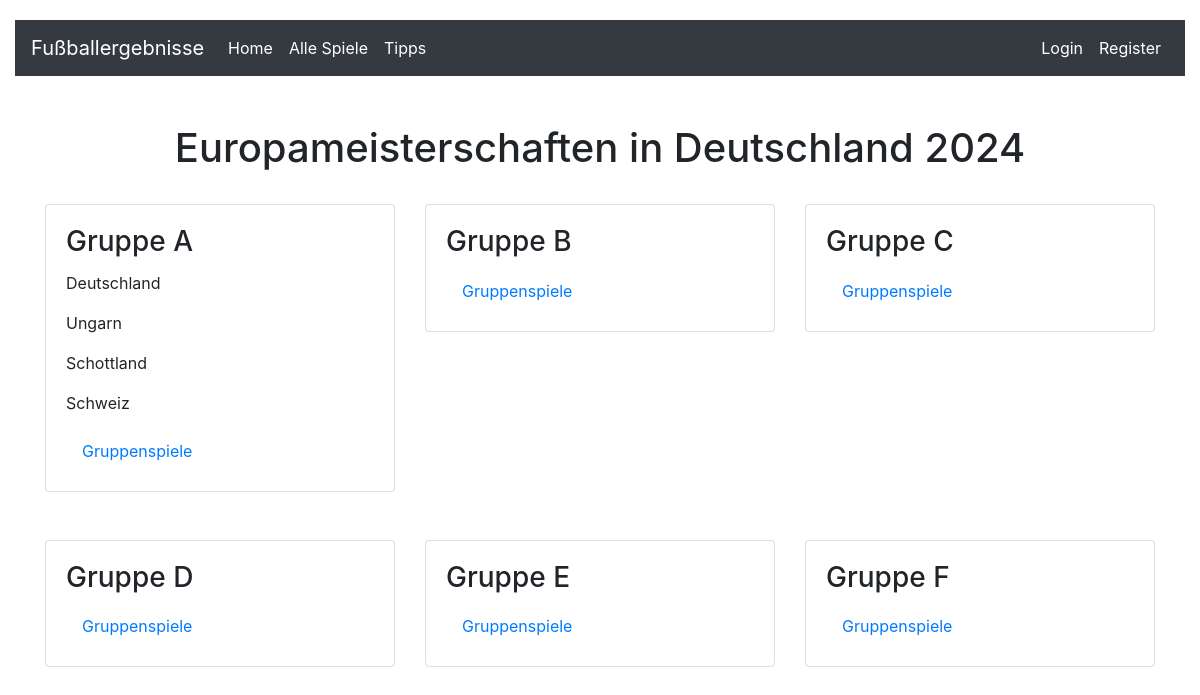
The app's page /, older data.
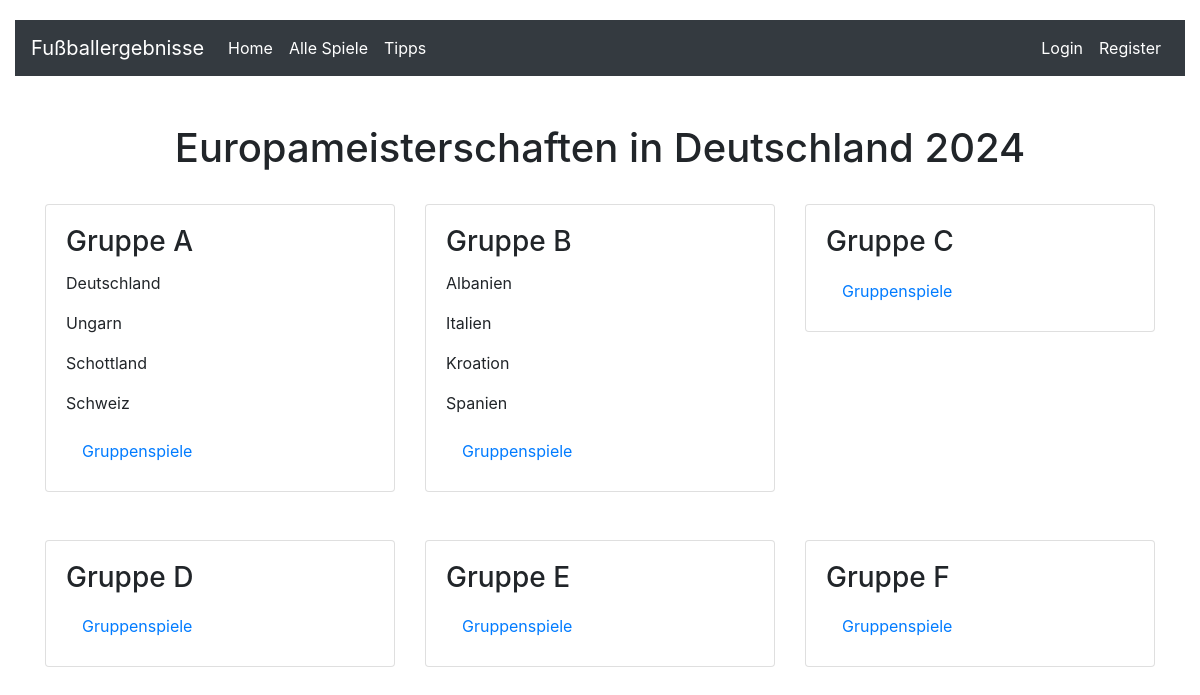
The same page, newer data.
### em_tipps_verwalten/models.py (models this page shows, shortened)
class Gruppen(models.Model):
    gruppen_id = models.AutoField(primary_key=True),
    gruppen_name = models.CharField(max_length=50)
    def __str__(self) -> str:
        return self.gruppen_name

class Mannschaften(models.Model):
    mannschaft_id = models.AutoField(primary_key=True)
    mannschaft_name = models.CharField(max_length=100)
    land_id = models.ForeignKey(Laender, models.DO_NOTHING)
    gruppen_id = models.ForeignKey(Gruppen, on_delete=models.CASCADE)

### em_tipps_verwalten/views.py (the view)
# urls.py: path('', views.startSeite, name='startSeite'),
def startSeite(request):
    gruppen = Gruppen.objects.all()
    print(gruppen)
    ctx = {'gruppen': gruppen}
    return render(request, 'startSeite.html', ctx)

### em_tipps_verwalten/templates/startSeite.html
{% extends 'index.html' %}
{% load static %}
{% block content %}
  <div class="container mt-5">
    <div class="row justify-content-center mb-4">
      <h1>Europameisterschaften in Deutschland 2024</h1>
    </div>
      <div class="row">
        {% for gruppe in gruppen %}
          <div class="col-md-4 mb-5">
            <div class="card">
              <div class="card-body">
                <h3 class="card-title">{{gruppe.gruppen_name}}</h3>
                {% for mannschaft in gruppe.mannschaften_set.all %}
                  <p class="card-text mt-2">{{mannschaft.mannschaft_name}}</p>
                {% endfor%}
                <div class="row-mt-4">
                  <a class="nav-link" href="{% url 'gruppenspiele' id=gruppe.id %}">Gruppenspiele</a>
                </div>
              </div>
            </div>
          </div>
        {% endfor %}
      </div>
  </div>
{% endblock content %}

### em_tipps_verwalten/templates/index.html (shortened to what this page needs)
<!DOCTYPE html>
<html lang="en">
<head>
    <link rel="stylesheet" href="https://maxcdn.bootstrapcdn.com/bootstrap/4.5.2/css/bootstrap.min.css">
</head>
<body>
    {% include 'menu.html'%}
    <div>
        {% block content %}
        {% endblock content %}
    </div>
</body>
</html>

### em_tipps_verwalten/templates/menu.html (shortened to what this page needs)
<div class="container-fluid">
    <div class="row">
      <div class="col-lg-12">
        <nav class="navbar navbar-expand-lg navbar-dark">
          <a class="navbar-brand" href="#">Fußballergebnisse</a>
          <div class="collapse navbar-collapse" id="navbarNav">
            <ul class="navbar-nav mr-auto">
              <li class="nav-item">
                <a class="nav-link" href="{% url 'startSeite'%}">Home</a>
              </li>
              <li class="nav-item">
                <a class="nav-link" href="{% url 'paarungen'%}">Alle Spiele</a>
              </li>
              <li class="nav-item">
                <a class="nav-link" href="{% url 'tippen'%}">Tipps</a>
              </li>
            </ul>
            <ul class="navbar-nav ml-auto">
              {% if request.user.is_authenticated %}
              <h5 class="text-light m-2">Hallo {{request.user|title}}</h5>
              <li class="nav-item">
                <a class="nav-link" href="{% url 'logoutSeite'%}">Logout</a>
              </li>
              {% else %}
              <li class="nav-item">
                <a class="nav-link" href="{% url 'loginSeite'%}">Login</a>
              </li>
              {% endif %}
              <li class="nav-item">
                <a class="nav-link" href="{% url 'registerSeite'%}">Register</a>
              </li>
            </ul>
          </div>
        </nav>
      </div>
    </div>
  </div>

### em_tipps_verwalten/templates/index.html (style rules this page uses)
body { padding-top: 20px; }
.navbar { background-color: #343a40; }
.navbar-brand, .navbar-nav .nav-link { color: #ffffff !important; }

Row changes from the older to the newer data that the page shows:
added Mannschaften: mannschaft_name "Albanien", shown under Gruppen "Gruppe B"
added Mannschaften: mannschaft_name "Italien", shown under Gruppen "Gruppe B"
added Mannschaften: mannschaft_name "Kroation", shown under Gruppen "Gruppe B"
added Mannschaften: mannschaft_name "Spanien", shown under Gruppen "Gruppe B"
